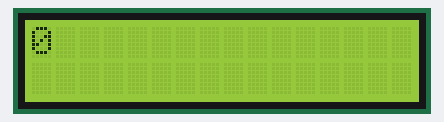
Bench run of a sketch on a simulated Arduino Uno, built with avr-gcc and run on an emulated ATmega328P. On the bench: 16×2 character LCD.

Above: at 0.1 s.
At 1.1 s:
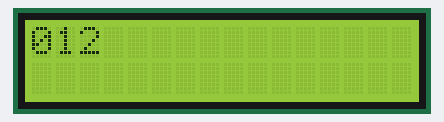
At 2.6 s:
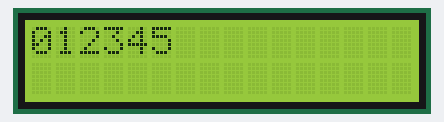
At 5.1 s:
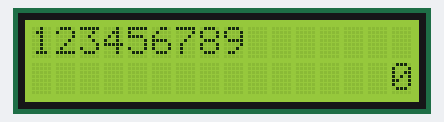
At 7.6 s:
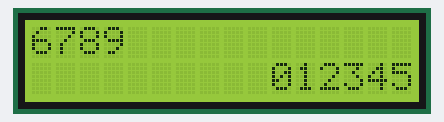
At 10.6 s:
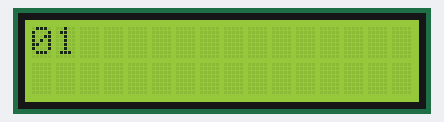

Measured:
- by itself, everything shown: repeats every 10.0 s, in 21 steps
- what the display in image 1 shows lasts 0.5 s, from 1.1 s to 1.6 s

The sketch:

LCD.ino
```cpp
#include <Wire.h>
#include <LiquidCrystal_I2C.h>
// Set the LCD address to 0x3F for a 16 chars and 2 line display
LiquidCrystal_I2C lcd(0x27, 16, 2);
void setup() {
  lcd.begin();
}

void loop() {
  // set the cursor to (0,0):
  lcd.setCursor(0, 0);
  // print from 0 to 9:
  for (int thisChar = 0; thisChar < 10; thisChar++) {
    lcd.print(thisChar);
    delay(500);
  }

  // set the cursor to (16,1):
  lcd.setCursor(16, 1);
  // set the display to automatically scroll:
  lcd.autoscroll();
  // print from 0 to 9:
  for (int thisChar = 0; thisChar < 10; thisChar++) {
    lcd.print(thisChar);
    delay(500);
  }
  // turn off automatic scrolling
  lcd.noAutoscroll();

  // clear screen for the next loop:
  lcd.clear();
}
```
